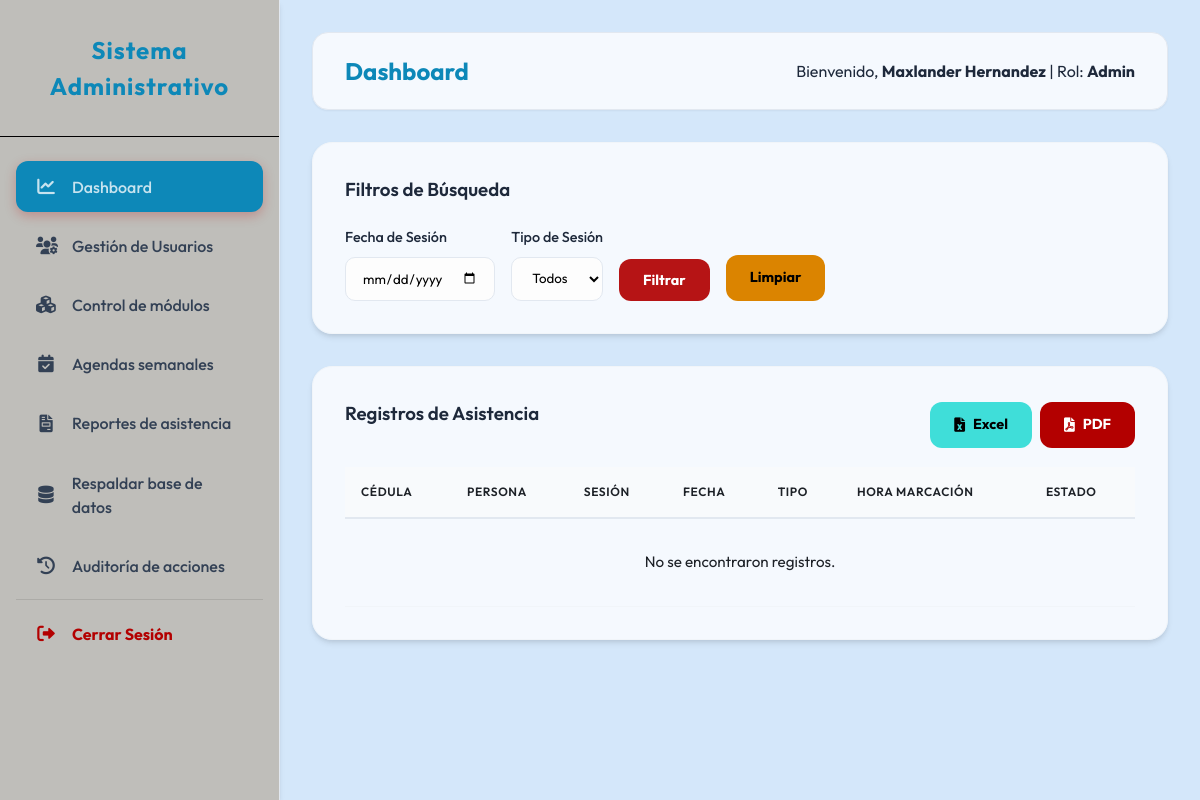
Page /operador/dashboard.php (signed in) on the earlier database version.
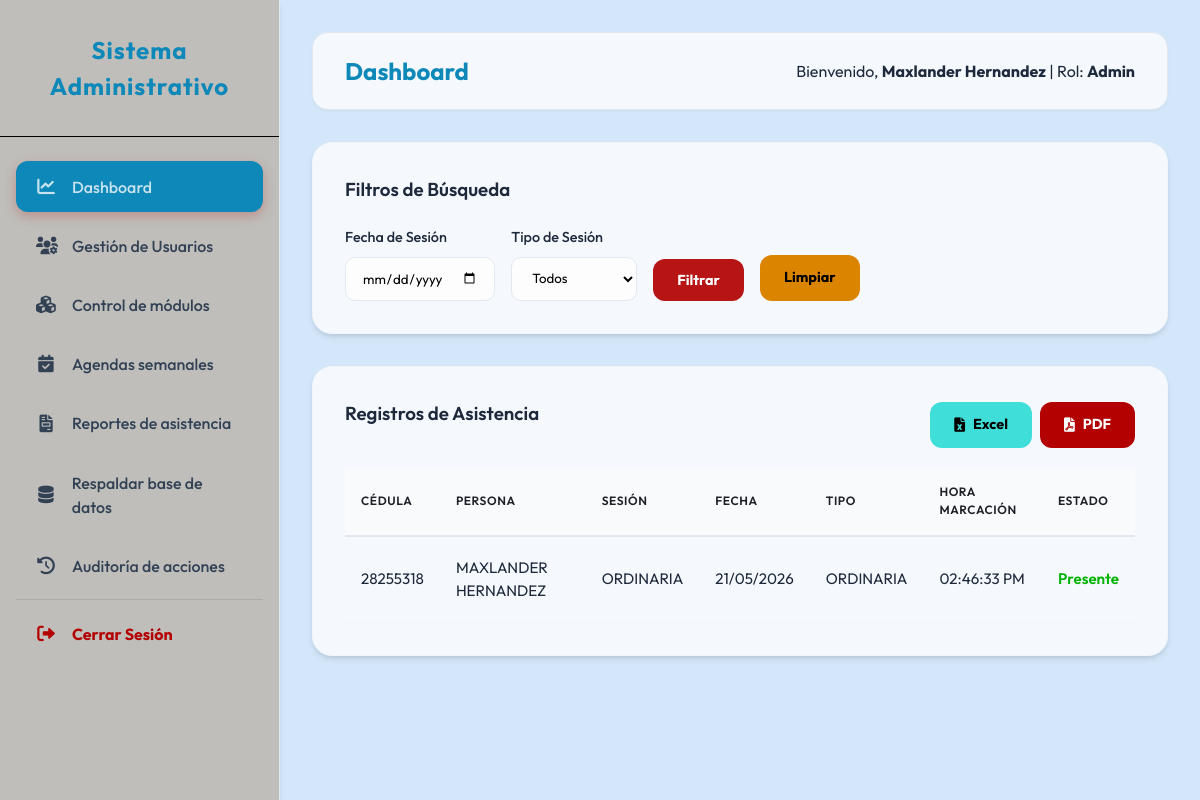
Same page on the later database version.
### tables this page shows
CREATE TABLE `registro_asistencia` (
  `ID_REGISTRO` int(11) NOT NULL AUTO_INCREMENT,
  `ID_PERSONAS` int(11) NOT NULL,
  `ID_REUNIONES` int(11) NOT NULL,
  `MARCACION` timestamp NOT NULL DEFAULT current_timestamp(),
  `ESTADO` varchar(50) DEFAULT 'Presente',
  `METODO` varchar(50) DEFAULT 'Manual',
  PRIMARY KEY (`ID_REGISTRO`),
  KEY `ID_PERSONAS` (`ID_PERSONAS`),
  KEY `ID_REUNIONES` (`ID_REUNIONES`) USING BTREE,
  CONSTRAINT `registro_asistencia_ibfk_1` FOREIGN KEY (`ID_PERSONAS`) REFERENCES `personas` (`ID_PERSONAS`) ON DELETE CASCADE,
  CONSTRAINT `registro_reuniones_ibfk_1` FOREIGN KEY (`ID_REUNIONES`) REFERENCES `reuniones` (`ID_REUNION`) ON DELETE CASCADE
);

CREATE TABLE `personas` (
  `ID_PERSONAS` int(11) NOT NULL AUTO_INCREMENT,
  `CEDULAS` varchar(20) NOT NULL,
  `NOMBRES` varchar(100) NOT NULL,
  `APELLIDOS` varchar(100) NOT NULL,
  `ACTIVO` tinyint(1) DEFAULT 1,
  `CREADO_EN` timestamp NOT NULL DEFAULT current_timestamp(),
  PRIMARY KEY (`ID_PERSONAS`),
  UNIQUE KEY `CEDULAS` (`CEDULAS`)
);

CREATE TABLE `reuniones` (
  `ID_REUNION` int(11) NOT NULL AUTO_INCREMENT,
  `FECHA` date NOT NULL,
  `HORA` time NOT NULL,
  `TIPO_REUNION` varchar(255) NOT NULL,
  `DESCRIPCION` varchar(100) DEFAULT NULL,
  `LUGAR` varchar(255) NOT NULL,
  `PARROQUIA` enum('Simon Bolivar','Once de Abril','Vista al Sol','Chirica','Dalla Costa','Cachamay','Universidad','Unare','Yocoima','Pozo Verde','5 de Julio') NOT NULL,
  `RESPONSABLE_NOMBRE` varchar(100) NOT NULL,
  `RESPONSABLE_CEDULA` varchar(20) NOT NULL,
  `RESPONSABLE_TELEFONO` varchar(15) NOT NULL,
  `CREADO_EN` timestamp NOT NULL DEFAULT current_timestamp(),
  `ESTADO` varchar(20) DEFAULT 'Programada',
  PRIMARY KEY (`ID_REUNION`)
);

### operador/dashboard.php (the view, shortened to what this page needs)
<?php
require_once __DIR__ . '/../includes/layout_header.php';
require_once __DIR__ . '/../config/database.php';
$fecha = $_GET['fecha'] ?? '';
$tipo = $_GET['tipo'] ?? '';
$query = "SELECT R.*, P.NOMBRES, P.APELLIDOS, P.CEDULAS, S.TIPO_REUNION, S.FECHA
          FROM REGISTRO_ASISTENCIA R
          JOIN PERSONAS P ON R.ID_PERSONAS = P.ID_PERSONAS
          JOIN REUNIONES S ON R.ID_REUNIONES = S.ID_REUNION
          WHERE 1=1";
$params = [];
$query .= " ORDER BY R.MARCACION DESC";
$stmt = $pdo->prepare($query);
$stmt->execute($params);
$asistencias = $stmt->fetchAll();
?>
<div class="card">
    <h3>Filtros de Búsqueda</h3>
    <form method="GET" style="margin-top: 1rem; display: flex; gap: 1rem; align-items: flex-end;">
        <div class="form-group" style="margin-bottom: 0;">
            <label>Fecha de Sesión</label>
            <input type="date" name="fecha" value="<?php echo $fecha; ?>">
        </div>
        <div class="form-group" style="margin-bottom: 0;">
            <label>Tipo de Sesión</label>
            <select name="tipo">
                <option value="">Todos</option>
            </select>
        </div>
        <button type="submit" class="btn btn-primary">Filtrar</button>
        <a href="dashboard.php" class="btn btn-secondary">Limpiar</a>
    </form>
</div>
<div class="card">
    <div style="display: flex; justify-content: space-between; align-items: center; margin-bottom: 1rem;">
        <h3>Registros de Asistencia</h3>
        <div style="display: flex; gap: 0.5rem;">
            <a href="exportar_excel.php?fecha=<?php echo $fecha; ?>&tipo=<?php echo $tipo; ?>" class="btn btn-success"><i class="fas fa-file-excel"></i> Excel</a>
            <a href="exportar_pdf.php?fecha=<?php echo $fecha; ?>&tipo=<?php echo $tipo; ?>" class="btn btn-danger" target="_blank"><i class="fas fa-file-pdf"></i> PDF</a>
        </div>
    </div>
    <table>
        <thead>
            <tr>
                <th>Cédula</th>
                <th>Persona</th>
                <th>Sesión</th>
                <th>Fecha</th>
                <th>Tipo</th>
                <th>Hora Marcación</th>
                <th>Estado</th>
            </tr>
        </thead>
        <tbody>
            <?php foreach ($asistencias as $a): ?>
            <tr>
                <td><?php echo $a['CEDULAS']; ?></td>
                <td><?php echo $a['NOMBRES'] . ' ' . $a['APELLIDOS']; ?></td>
                <td><?php echo $a['TIPO_REUNION']; ?></td>
                <td><?php echo date('d/m/Y', strtotime($a['FECHA'])); ?></td>
                <td><?php echo $a['TIPO_REUNION']; ?></td>
                <td><?php echo date('h:i:s A', strtotime($a['MARCACION'])); ?></td>
                <td><span style="color: var(--success); font-weight: 600;"><?php echo $a['ESTADO']; ?></span></td>
            </tr>
            <?php endforeach; ?>
            <?php if (empty($asistencias)): ?>
            <tr>
                <td colspan="7" style="text-align: center; padding: 2rem; color: var(--text-light);">No se encontraron registros.</td>
            </tr>
            <?php endif; ?>
        </tbody>
    </table>
</div>
<?php require_once __DIR__ . '/../includes/layout_footer.php'; ?>

Differences in the rows shown:
added registro_asistencia: ID_PERSONAS.CEDULAS "28255318", ID_PERSONAS.NOMBRES "MAXLANDER", ID_PERSONAS.APELLIDOS "HERNANDEZ", ID_REUNIONES.TIPO_REUNION "ORDINARIA", ID_REUNIONES.FECHA "21/05/2026", MARCACION "02:46:33 PM", ESTADO "Presente"
Other differences:
text no longer shown: "No se encontraron registros."
